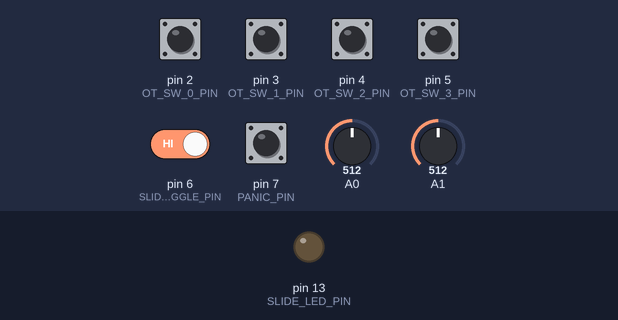
Simulated run of this sketch. Board: Teensy 4. Shown: output pins drawn as LEDs (lit = HIGH). Inputs (shaded band) come from the test bench; at power-on: pin 2 (OT_SW_0_PIN), pin 3 (OT_SW_1_PIN), pin 4 (OT_SW_2_PIN), pin 5 (OT_SW_3_PIN), pin 6 (SLIDE_QUANT_TOGGLE_PIN), pin 7 (PANIC_PIN) HIGH, A0 = 512, A1 = 512.

Above: at 1.2 s.
1.3 s: pin 6 (SLIDE_QUANT_TOGGLE_PIN) driven LOW
At 1.7 s:
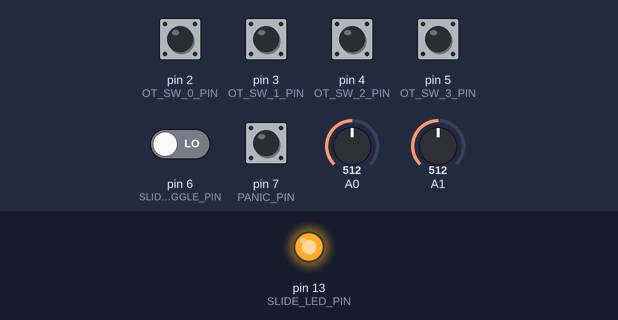
Timing chart, 0 to 4.3 s (numbered marks = the images above; inputs shaded):
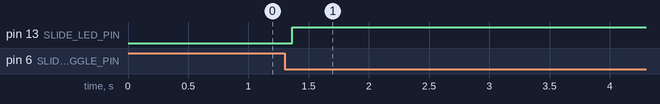

The sketch:

Gordophone.ino
```cpp
/*
Prototype sketch for a trombone-like MIDI controller running on the
Teensy 2.0 hardware. You will need to run the Arduino 1.0 IDE and get
Teensyduino add-on. I've only tested this on a Mac.

Hardware:

- An set of four switches used to select an overtone. We use "chording" to allow
  the 4 switches to select overtones. I'm not sure what the most natural method
  of chording is, but let's try the following:

  Switch
  3210      Overtone
  0000      OT_1
  0001      OT_2
  0011      OT_3
  0111      OT_4
  1111      OT_5
  1110      OT_7
  1100      OT_8
  1000      OT_8

  Switches 0-3 are wired to pull Arduino digital input pins 2-5 low when
  pressed.

- A "slide". Currently, this produces pitch bend information, and is implemented
  with a 500mm SpectraSymbol SoftPot linear resistance strip.

- A volume controller, implemented with a FreeScale pressure sensor. The player
  blows into a tube that goes to a "T" - one leg goes to the pressure sensor, and
  the other is open (a "dump tube") so that the player can put air through the
  instrument.

- My instrument also has an additional switch, actuated by the right thumb,
  that is currently unused in this sketch. In other incarnations, I've used
  it to enable a slide quantization mode that removes the ability to
  glissando between notes, but instead locks in each of the seven semitones
  the each of the seven slide positions would produce on a traditional
  trombone.

July 3, 2012
Gordon Good (velo27 <at> yahoo <dot> com)

*/

#include <Bounce.h>

// If DEBUG == true, then the sketch will print to the serial port what
// it would send on the MIDI bus. Not sure if this works on the Teensy.
// You may need to select USB type "Serial" from the Teensy menu in the
// Arduino IDE.

const boolean DEBUG = false;
//const boolean DEBUG = true;

const int BREATH_PIN = 0;  // Breath sensor on analog pin 0
const int SLIDE_LPOT_PIN = 1;  // Slide sensor on analog pin 1

const int OT_SW_0_PIN = 2;  // Overtone switch 0
const int OT_SW_1_PIN = 3;  // Overtone switch 1
const int OT_SW_2_PIN = 4;  // Overtone switch 2
const int OT_SW_3_PIN = 5;  // Overtone switch 3

const int SLIDE_QUANT_TOGGLE_PIN = 6;  // Slide quantization on/off
const int SLIDE_LED_PIN = 13;  // LED that shows slide quantization

const int PANIC_PIN = 7;  // MIDI all notes off momentary switch

// The overtone series this instrument will produce
const int FUNDAMENTAL = 36;  // MIDI note value of our fundamental
const int OT_1 = 48;  // First overtone (B flat)
const int OT_2 = 55;  // Second overtone (F)
const int OT_3 = 60;  // Third overtone (B flat)
const int OT_4 = 64;  // Fourth overtone (D)
const int OT_5 = 67;  // Fifth overtone (F)
const int OT_6 = 70;  // Sixth overtone (A flat - not in tune)
const int OT_7 = 72;  // Seventh overtone (B flat)
const int OT_8 = 74;  // Eighth overtone (C)
const int OT_9 = 76;  // Ninth overtone (D)
const int OT_NONE = -1;  // No overtone key pressed (not possible with ribbon)

// All overtones for this instrument
const int overtones[10] = {
    FUNDAMENTAL,
    OT_1,
    OT_2,
    OT_3,
    OT_4,
    OT_5,
    OT_6,
    OT_7,
    OT_8,
    OT_9
};

// Switch values for given overtones. 0xff means that overtone can't be selected.
const int overtone_sw_values[10] = {
    0xff,
    0x00,  // All finger switches open
    0x01,  // Index only
    0x03,  // Index + Middle
    0x07,  // Index + Middle + Ring
    0x0f,  // All finger switches closed
    0x0e,  // Middle + Ring + Pinkie
    0x0c,  // Ring + Pinkie
    0x08,  // Pinkie only
    0xff
};

const int MIDI_VOLUME_CC = 7;  // MIDI volume controller channel
const int MIDI_BREATH_CC = 2;  // MIDI breath controller channel

// Last time we sent continuous data (volume, pb)
long ccSendTime = 0;
// Send CC data no more often than this (ms)
const int MIN_CC_INTERVAL = 10;
// Only send pitch bend if it's this much different than the current value
const int PB_SEND_THRESHOLD = 10;
// Only send volume change if it's this much differnt that the current value
const int VOLUME_SEND_THRESHOLD = 1;
// Raw sensor value required to turn on a note. Will vary by mfr
const int NOTE_ON_VOLUME_THRESHOLD = 56;
// Maximum value from the breath sensor.
const int VOLUME_MAX_VALUE = 500;

// An earlier version of this instrument did not use an actuator on
// the softpot, but instead required the player to touch it with a
// finger. Therefore we needed a way to detect when the player had
// released the softpot, and as it turns out, the analog value read
// is close to the maximum value. In that case we ignore that current
// reading, and continue to sound the same note that was read before
// the player's finger came off the softpot.
const int LPOT_NO_TOUCH_VALUE = 1010;

// Slide limit constants
const int LPOT_SLIDE_POS_1 = 945; // Value at 1st position
const int LPOT_SLIDE_POS_7 = 30;  // Value at 7th position
const int MAX_PITCH_BEND_DOWN = 0; // Pitch bend value for 7th position
const int PITCH_BEND_NEUTRAL = 16383 / 2; // Neutral pitch bend value

int currentNote = -1; // The MIDI note currently sounding
int currentPitchBend = PITCH_BEND_NEUTRAL; // The current pitch bend
int currentVolume = 0; // The current volume
int slide_quant_mode = 0; // The current slide quantization mode.

Bounce slideQuantToggleButton = Bounce(SLIDE_QUANT_TOGGLE_PIN, 20);

void setup() {
  // Configure I/O
  pinMode(OT_SW_0_PIN, INPUT_PULLUP);
  pinMode(OT_SW_1_PIN, INPUT_PULLUP);
  pinMode(OT_SW_2_PIN, INPUT_PULLUP);
  pinMode(OT_SW_3_PIN, INPUT_PULLUP);
  pinMode(SLIDE_QUANT_TOGGLE_PIN, INPUT_PULLUP);
  pinMode(PANIC_PIN, INPUT_PULLUP);
  enableDigitalOutput(SLIDE_LED_PIN);
  enableAnalogInput(BREATH_PIN, false);
  enableAnalogInput(SLIDE_LPOT_PIN, true);

  if (DEBUG) {
    Serial.begin(9600);
  }
}


/**
 * Enable a pin for analog input, and set its internal pullup.
 */
void enableAnalogInput(int pin, boolean enablePullup) {
  pinMode(pin, INPUT);
  digitalWrite(pin + 14, enablePullup ? HIGH : LOW);
}


/**
 * Enable a pin for digital input, and set its internal pullup.
 */
void enableDigitalInput(int pin, boolean enablePullup) {
  pinMode(pin, INPUT);
  digitalWrite(pin, enablePullup ? HIGH : LOW);
}


/**
 * Enable a pin for digital output.
 */
void enableDigitalOutput(int pin) {
  pinMode(pin, OUTPUT);
}


/**
 * Read the slide pot and return a pitch bend value. The values
 * returned are all bends down from the base pitch being played,
 * and are in the range 8192 (no bend) to 0 (maximum bend down).
 * This means that the synth patch needs to be adjusted to provide
 * a maximum pitch bend of seven semitones, if you want it to
 * behave like a trombone.
 */
 int getPitchBendFromLinearPot() {

  // Toggle slide quantization mode, if requested
  slideQuantToggleButton.update();
  if (slideQuantToggleButton.fallingEdge()) {
    slide_quant_mode = ~slide_quant_mode;
    digitalWrite(SLIDE_LED_PIN, slide_quant_mode);
  }

  // Get the raw value from the linear pot
  int slideVal = analogRead(SLIDE_LPOT_PIN);

  if (slideVal > LPOT_NO_TOUCH_VALUE) {
    return -1;
  } else {
    // Coerce out-of-range values (e.g. beyond the slide stops)
    int constrainedVal = slideVal;
    constrainedVal = constrainedVal < LPOT_SLIDE_POS_7 ? LPOT_SLIDE_POS_7 :
                     constrainedVal;
    constrainedVal = constrainedVal > LPOT_SLIDE_POS_1 ? LPOT_SLIDE_POS_1 :
                     constrainedVal;

   int  pbVal = map(constrainedVal, LPOT_SLIDE_POS_1, LPOT_SLIDE_POS_7,
                    PITCH_BEND_NEUTRAL, MAX_PITCH_BEND_DOWN);
   if (pbVal < 0) pbVal = 0;

    // Quantize slide position, if requested
    if (slide_quant_mode) {
      pbVal = quantizeSlide(pbVal);
    }
    return pbVal;
  }
}


/*
 * Quantize the slide so that there are only seven possible values.
 * Each "position" is one position wide, centered on the actual
 * slide position value, except for 1st and 7th positions, which
 * are only half a position wide:
 *
 * 1    2    3    4    5    6    7
 * ^^^
 *    ^^^^^
 *         ^^^^^
 *              ^^^^^
 *                   ^^^^^
 *                        ^^^^^
 *                             ^^^
 */
int quantizeSlide(int val) {
  if (val >= 0 && val <= 683) return 0;
  if (val >= 684 && val <= 2048) return 1365;
  if (val >= 2049 && val <= 3413) return 2731;
  if (val >= 3414 && val <= 4779) return 4096;
  if (val >= 4780 && val <= 6144) return 5461;
  if (val >= 6145 && val <= 7509) return 6827;
  if (val >= 7510 && val <= 8192) return 8191;
  return 0;
}


/*
 * Read the slide and return a pitch bend value in the range from
 * 8192 (1st position) to 0 (7th position)
 */
int getPitchBend() {
  return getPitchBendFromLinearPot();
}


/**
 * Read the overtone switches and return the appropriate overtone.
 * If an invalid key combination is found, return -1. Note that
 * we invert the values from digitalRead, since these switches
 * pull to ground, so switch enabled = digital 0.
 */
int getOvertoneFromOvertoneSwitches() {
  unsigned char val = !digitalRead(OT_SW_3_PIN);
  val = val << 1 | !digitalRead(OT_SW_2_PIN);
  val = val << 1 | !digitalRead(OT_SW_1_PIN);
  val = val << 1 | !digitalRead(OT_SW_0_PIN);
  // now select the appropriate overtone - linear search
  for (int i = 0; i < sizeof(overtone_sw_values); i++)  {
    if (val == overtone_sw_values[i]) {
      return i;
    }
  }
  return -1;
}


int getMIDINote() {
  int ot = getOvertoneFromOvertoneSwitches();
  if (-1 == ot) {
    return currentNote;
  } else {
    return overtones[ot];
  }
}


/**
 * Read the breath sensor and map it to a volume level. For now,
 * this maps to the range 0 - 127 so we can generate MIDI
 * continuous controller information.
 */
int getVolumeFromBreathSensor() {
  int volRawVal = analogRead(BREATH_PIN);
  if (volRawVal < NOTE_ON_VOLUME_THRESHOLD) {
    return 0;
  } else {
    return map(constrain(volRawVal, NOTE_ON_VOLUME_THRESHOLD, VOLUME_MAX_VALUE),
              NOTE_ON_VOLUME_THRESHOLD, VOLUME_MAX_VALUE, 0, 127);
  }
}


int getVolume() {
  return getVolumeFromBreathSensor();
}


void sendNoteOn(int note, int vel, byte chan, boolean debug) {
  if (debug) {
    Serial.print("ON ");
    Serial.println(note);
  } else {
    usbMIDI.sendNoteOn(note, vel, chan);
  }
}


void sendNoteOff(int note, int vel, byte chan, boolean debug) {
  if (debug) {
    Serial.print("OFF ");
    Serial.println(note);
  } else {
    usbMIDI.sendNoteOff(note, vel, chan);
  }
}


void sendPitchBend(int pitchBend, byte chan, boolean debug) {
  if (-1 != pitchBend) {
    if (abs(currentPitchBend - pitchBend) > PB_SEND_THRESHOLD) {
      currentPitchBend = pitchBend;
      if (debug) {
        Serial.print("BEND ");
        Serial.println(pitchBend);
      } else {
        usbMIDI.sendPitchBend(pitchBend, chan);
      }
    }
  }
}


void sendVolume(int volume, byte chan, boolean debug) {
  if (abs(currentVolume - volume) > VOLUME_SEND_THRESHOLD) {
    currentVolume = volume;
    if (debug) {
      Serial.print("VOL ");
      Serial.println(volume);
    } else {
      usbMIDI.sendControlChange(MIDI_VOLUME_CC, volume, chan);
    }
  }
}


void sendBreathController(int volume, byte chan, boolean debug) {
  if (abs(currentVolume - volume) > VOLUME_SEND_THRESHOLD) {
    if (debug) {
      Serial.print("BC ");
      Serial.println(volume);
    } else {
      usbMIDI.sendControlChange(MIDI_BREATH_CC, volume, chan);
    }
  }
}


void allNotesOff() {
  for (int i = 0; i < 128; i++) {
    sendNoteOff(i, 0, 1, DEBUG);
  }
}


// Main loop. Is repeatedly called by Arduino.
void loop() {

  if (digitalRead(PANIC_PIN) == 0) {
    allNotesOff();
  }

  int pb = getPitchBend();
  int note = getMIDINote();
  int volume = getVolume();

  if ((-1 != currentNote) && (0 == volume)) {
    // Breath stopped, so send a note off
    sendNoteOff(currentNote, 0, 1, DEBUG);
    currentNote = -1;
  } else if ((-1 == currentNote) && (0 != volume) && (-1 != note)) {
    // No note was playing, and we have breath and a valid
    /// overtone, so send a note on.
    // Be sure to send any updated pitch bend first, though,
    //in case the slide moved.
    sendPitchBend(pb, 1, DEBUG);
    sendNoteOn(note, 127, 1, DEBUG);
    currentNote = note;
  } else if ((-1 != currentNote) && (note != currentNote)) {
    // A note was playing, but the player has moved to a different note.
    // Turn off the old note and turn on the new one.
    sendNoteOff(currentNote, 0, 1, DEBUG);
    sendPitchBend(pb, 1, DEBUG);
    sendBreathController(volume, 1, DEBUG);
    sendNoteOn(note, 127, 1, DEBUG);
    currentNote = note;
  } else if (-1 != currentNote) {
    // Send updated breath controller and pitch bend values.
    if (millis() > ccSendTime + MIN_CC_INTERVAL) {
      sendPitchBend(pb, 1, DEBUG);
      sendBreathController(volume, 1, DEBUG);
      ccSendTime = millis();
    }
  }
  delay(50);
}
```

Measured:
- after the input at 1.3 s, pin 13 (SLIDE_LED_PIN): LOW → HIGH after 0.06 s
